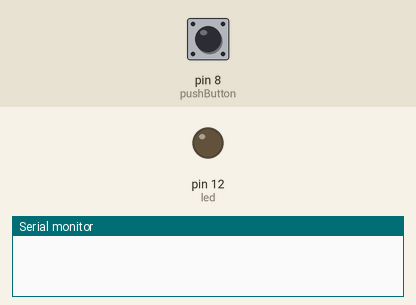
The sketch below on a simulated Arduino Uno, built with avr-gcc and run on an emulated ATmega328P. On the bench: output pins drawn as LEDs (lit = HIGH), the last lines printed to the serial monitor. Inputs (shaded band) come from the test bench; at power-on: pin 8 (pushButton) HIGH.

Above: at 1.2 s.
1.3 s: pin 8 (pushButton) pulled LOW for 0.15 s
At 1.42 s:
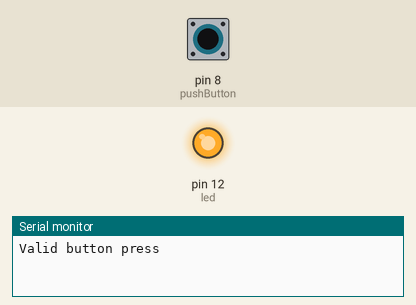
2.9 s: pin 8 (pushButton) pulled LOW for 3.2 s
At 7.6 s:
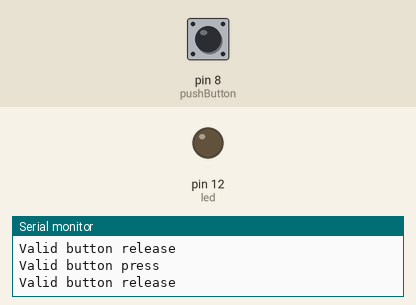
Timing chart, 0 to 9.1 s (numbered marks = the images above; inputs shaded):
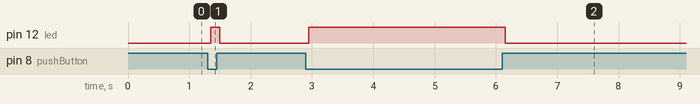

The sketch:

code.ino
```cpp
int led = 12;
int pushButton = 8;

int lastButtonState = HIGH;
int stableButtonState = HIGH;

unsigned long lastDebounceTime = 0;
const unsigned long debounceDelay = 50;

void setup()
{
  pinMode(led, OUTPUT);
  pinMode(pushButton, INPUT_PULLUP);

  Serial.begin(9600);
}

void loop()
{
  int currentButtonState = digitalRead(pushButton);
  unsigned long currentTime = millis();

  // Detect a change in the raw button reading
  if (currentButtonState != lastButtonState)
  {
    lastDebounceTime = currentTime;
  }

  // Confirm the reading after it has remained stable
  if (currentTime - lastDebounceTime >= debounceDelay)
  {
    if (currentButtonState != stableButtonState)
    {
      stableButtonState = currentButtonState;

      // Confirmed button press
      if (stableButtonState == LOW)
      {
        Serial.println("Valid button press");
        digitalWrite(led, HIGH);
      }

      // Confirmed button release
      else
      {
        Serial.println("Valid button release");
        digitalWrite(led, LOW);
      }
    }
  }

  lastButtonState = currentButtonState;
}
```

Measured:
- after the input at 1.3 s, pin 12 (led): LOW → HIGH after 0.05 s, → LOW 0.15 s later
- after the input at 2.9 s, pin 12 (led): LOW → HIGH after 0.05 s, → LOW 3.2 s later
